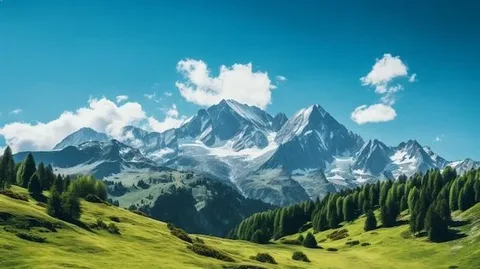
#> input picture 19/input.png, 480 x 269 px, found by its file name
$ python 19_2.py
#> lines starting #> are read from the running program, lines starting #| are printed output that depends on the picture
from PIL import Image
import sys
from pathlib import Path


def main(in_path, out_path):
    try:

        if not Path(in_path).exists():
            raise FileNotFoundError(f"Входной файл не найден: {in_path}")


        img = Image.open(in_path)
#> img is the input picture: PIL image 480x269 RGB; mean R, G, B 75.2, 134.6, 136.2
        print(f"✅ Изображение загружено: {img.size}, формат: {img.format}")
#| ✅ Изображение загружено: (480, 269), формат: WEBP


        bw = img.convert("L")
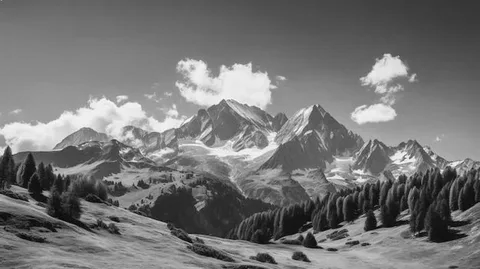
#> bw: PIL image 480x269 L; min 3, max 250, mean 117
        print("✅ Конвертировано в черно-белое")


        flipped = bw.transpose(Image.FLIP_LEFT_RIGHT)
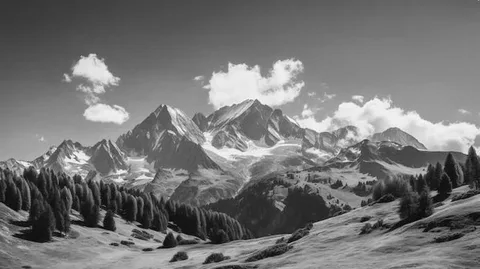
#> flipped: PIL image 480x269 L; min 3, max 250, mean 117
        print("✅ Изображение отражено")


        resized = flipped.resize((400, 400), Image.LANCZOS)
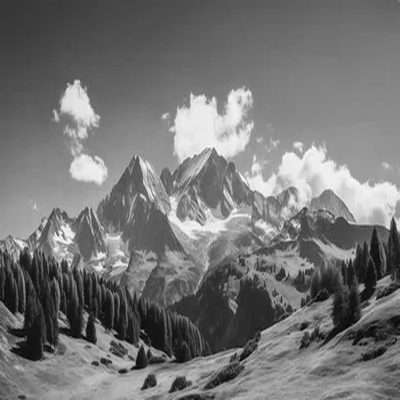
#> resized: PIL image 400x400 L; min 2, max 254, mean 117
        print("✅ Размер изменен на 400×400 px")


        resized.show(title="Result")
        resized.save(out_path)
        print(f"✅ Сохранено → {out_path}")

    except Exception as e:
        print(f"❌ Ошибка: {e}")
        sys.exit(1)


input_path = r"C:\Users\FamilyGame\Desktop\19\input.png"
output_path = r"C:\Users\FamilyGame\Desktop\19\output1.png"

print(f"🔍 Проверяем путь: {input_path}")

if Path(input_path).exists():
    print("✅ Входной файл найден, запускаем обработку...")
    main(input_path, output_path)
else:
    print("❌ Входной файл не найден!")
    print("Пожалуйста, проверьте:")
    print(f"1. Существует ли папка: {Path(input_path).parent}")
    print(f"2. Находится ли файл input.png в этой папке")
    print(f"3. Правильно ли указано имя файла")

    folder = Path(input_path).parent
    if folder.exists():
        print(f"\n📁 Содержимое папки {folder}:")
        files = list(folder.glob("*.*"))
        if files:
            for file in files:
                print(f"   - {file.name}")
        else:
            print("   Папка пуста")
